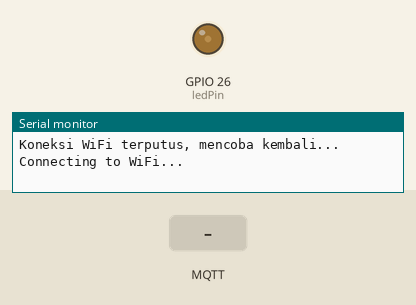
Recording of a sketch running on a simulated ESP32. Shown: output pins drawn as LEDs (lit = HIGH), the last lines printed to the serial monitor. The inputs (shaded band) are chosen by the test bench. WiFi joins after 1.5 s; servers stay silent unless stated; random numbers use the default seed unless the sketch sets one; no MQTT or app messages arrive unless stated.

Above: at 2.2 s.
2.3 s: MQTT message "1" arrives on the first subscribed topic
At 4.3 s:
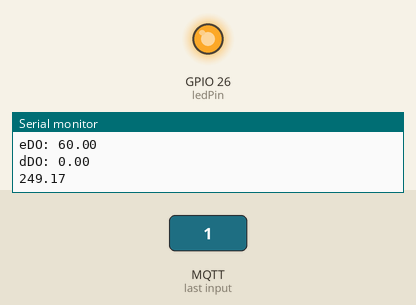
Timing chart, 0 to 5.8 s (numbered marks = the images above; inputs shaded):
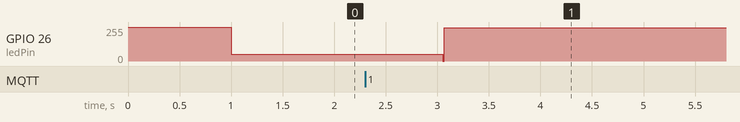

The sketch:

control_main_10times_normalization.ino
```cpp
//Fuzzy lib
#include <Fuzzy.h>

// MQTT lib and var
#include <WiFi.h>
#include <PubSubClient.h>

const char* ssid = "Matahari";
const char* password = "Wima2023";
const char* mqttServer = "192.168.100.9";
const int mqttPort = 1883;
char* mqttUser;
const char* mqttUsername = "bara";
const char* mqttPassword = "Sandibaru2002!";
const char* pubTopic;
const char* subTopic;

WiFiClient espClient;
PubSubClient mqttClient(espClient);
bool connectWifi = false;

//variabel data
String dataRaw;
bool listen = false, paketData = false;
int TDS, jam, menit, detik, unixDetik = 0;
float suhu, DO, pH, errorDO, merrorDO, derrorDO;
int setPoint;

//IO
/*
13 paling kanan
12
14
27
26
25 paling kiri
*/

int r1 = 34,
    r2 = 35,
    r3 = 32,
    r4 = 33,
    m1 = 25,
    m2 = 26,
    m3 = 27,
    m4 = 14,
    m5 = 12,
    m6 = 13;

// setting PWM properties
const int freq = 5000;
const int ledChannel = 0;
const int resolution = 8;
const int ledPin = 26;  // pin io

void setup() {
  Serial.begin(115200);
  fuzzy_begin();

  // configure LED PWM functionalitites
  ledcSetup(ledChannel, freq, resolution);

  // attach the channel to the GPIO to be controlled
  ledcAttachPin(ledPin, ledChannel);

  ledcWrite(ledChannel, 255);
  delay(1000);
  ledcWrite(ledChannel, 50);
  setPoint = 60;
}

void loop() {
  //Komunikasi
  if (WiFi.status() != WL_CONNECTED) {  // Reconnect
    Serial.println("Koneksi WiFi terputus, mencoba kembali...");
    wifiBegin();  // Jika koneksi terputus, panggil fungsi untuk menghubungkan kembali
    MQTTBegin();

    //jika reconnect data yang harus di proses bagaimana(?)
    paketData = false;
  }

  MQTTBegin();


  //Data process
  if(paketData == false){
    ledcWrite(ledChannel, 0);
  }
  merrorDO = errorDO;    //memorry delta error DO
  if (listen == true) {  //data dikirim 1Hz, coba mainin frekuensi pengirimannya coba
    parseData(dataRaw);
    //defuzzy(); //Defuzzyfication
    ledcWrite(ledChannel, defuzzy());
    paketData = true;
  }
  mqttClient.loop();
  //delay(1000);
}

void wifiBegin() {
  WiFi.setTxPower(WIFI_POWER_19_5dBm);
  WiFi.begin(ssid, password);
  while (WiFi.status() != WL_CONNECTED) {
    delay(1000);
    Serial.println("Connecting to WiFi...");
  }
  Serial.println("Connected to WiFi");
}

void MQTTBegin() {
  mqttClient.setServer(mqttServer, mqttPort);
  while (!mqttClient.connected()) {
    String mqtt_clientId = "mesh_gateway-";
    mqtt_clientId += String(random(0xffff), HEX);

    if (mqttClient.connect("ESP8266Client", "bara", mqttPassword)) {
      Serial.println("Connected to MQTT broker");

    } else {
      Serial.print("Failed to connect to MQTT broker, rc=");
      Serial.print(mqttClient.state());
      Serial.println(" Retrying in 5 seconds...");

      delay(5000);
    }
    mqttClient.subscribe("kontrol",1);
  }
  mqttClient.setCallback(callback);
}

void callback(char* topic, byte* message, unsigned int length) {
  Serial.print("Message arrived on topic: ");
  Serial.print(topic);
  Serial.print(". Message: ");
  String messageRcv;

  for (int i = 0; i < length; i++) {
    Serial.print((char)message[i]);
    messageRcv += (char)message[i];
  }
  Serial.println();
  dataRaw = messageRcv;
  listen = true;
}

void parseData(String data) {
  // Gunakan strtok untuk membagi string berdasarkan koma
  char* token = strtok((char*)data.c_str(), ",");

  // Mengambil nilai-nilai yang sesuai dan mengonversinya ke tipe data yang sesuai
  if (token != NULL) {
    suhu = atof(token);
    token = strtok(NULL, ",");
  }
  if (token != NULL) {
    DO = atof(token);
    token = strtok(NULL, ",");
  }
  if (token != NULL) {
    pH = atof(token);
    token = strtok(NULL, ",");
  }
  if (token != NULL) {
    TDS = atoi(token);
    token = strtok(NULL, ",");
  }
  if (token != NULL) {
    jam = atoi(token);
    token = strtok(NULL, ",");
  }
  if (token != NULL) {
    menit = atoi(token);
    token = strtok(NULL, ",");
  }
  if (token != NULL) {
    detik = atoi(token);
  }
  DO = DO * 10; // normalisasi 10
  errorDO = setPoint - DO;
  if (paketData == 0) {
    derrorDO = 0;
  }else{
    derrorDO = merrorDO - errorDO;
  }
  unixDetik = (jam * 60 * 60) + (menit * 60) + (detik);

  // Cetak nilai-nilai yang sudah diparsing
  Serial.print("Value 1: ");
  Serial.println(suhu, 2);  // Menampilkan 2 desimal
  Serial.print("Value 2: ");
  Serial.println(DO, 2);
  Serial.print("Value 3: ");
  Serial.println(pH, 2);
  Serial.print("Value 4: ");
  Serial.println(TDS);
  Serial.print("Value 5: ");
  Serial.println(jam);
  Serial.print("Value 6: ");
  Serial.println(menit);
  Serial.print("Value 7: ");
  Serial.println(detik);
  Serial.print("eDO: ");
  Serial.println(errorDO);
  Serial.print("dDO: ");
  Serial.println(derrorDO);

  listen = false;
}
```

fuzzy.ino
```cpp
Fuzzy *fuzzy = new Fuzzy();
/*
// Fuzzy input eDO (error DO)
FuzzySet *eNB = new FuzzySet(-6, -6, -1.5, -1);
FuzzySet *eNK = new FuzzySet(-1.6, -1.1, -1.1, -0.65);
FuzzySet *eN = new FuzzySet(-1.3, -0.8, -0.8, 0.0);
FuzzySet *ePK = new FuzzySet(-1.3, -0.5, -0.5, 0.2);
FuzzySet *ePB = new FuzzySet(-0.1, -0.08, 6, 6);

// Fuzzy input dDO (delta error DO)
FuzzySet *dNB = new FuzzySet(-1, -1, -0.1, -0.1);
FuzzySet *dNK = new FuzzySet(-0.2, -0.1, -0.1, 0.6);
FuzzySet *dN = new FuzzySet(-0.2, -0.1, -0.1, -0);
FuzzySet *dPK = new FuzzySet(0, 0, 0, 0);
FuzzySet *dPB = new FuzzySet(0.1, 0.1, 1, 1);

*/
// Fuzzy output classoal
FuzzySet *mati = new FuzzySet(0, 0, 190, 200);
FuzzySet *lambat = new FuzzySet(180, 210, 210, 230);
FuzzySet *cepat = new FuzzySet(230, 250, 260, 260);

//////////////////////////////////////////////////////////////////
//7
/*
// Fuzzy input eDO (error DO)
FuzzySet *eNB = new FuzzySet(-60, -60, -2, -1);
FuzzySet *eNK = new FuzzySet(-1, -0.3, -0.3, -0.1);
FuzzySet *eN = new FuzzySet(-0.1, 0, 0, 0.1);
FuzzySet *ePK = new FuzzySet(0, 0.1, 0.1, 1);
FuzzySet *ePB = new FuzzySet(0.2, 2, 60, 60);

// Fuzzy input dDO (delta error DO)
FuzzySet *dNB = new FuzzySet(-10, -10, -1, -0.5);
FuzzySet *dNK = new FuzzySet(-1, -0.3, -0.3, 0);
FuzzySet *dN = new FuzzySet(-0.1, 0, 0, 1);
FuzzySet *dPK = new FuzzySet(0, 0.3, 0.3, 1);
FuzzySet *dPB = new FuzzySet(0.5, 1, 10, 10);
*/
//////////////////////////////////////////////////////////////////

//////////////////////////////////////////////////////////////////
//8

// Fuzzy input eDO (error DO)
FuzzySet *eNB = new FuzzySet(-60, -60, -1, 0);
FuzzySet *eNK = new FuzzySet(-2, -1, -1, 0);
FuzzySet *eN = new FuzzySet(-0.1, 0, 0, 0.1);
FuzzySet *ePK = new FuzzySet(0, 1, 1, 2);
FuzzySet *ePB = new FuzzySet(0, 1, 60, 60);

// Fuzzy input dDO (delta error DO)
FuzzySet *dNB = new FuzzySet(-10, -10, -1, -0.5);
FuzzySet *dNK = new FuzzySet(-1, -0.5, -0.5, 0);
FuzzySet *dN = new FuzzySet(-0.2, 0, 0, 0.2);
FuzzySet *dPK = new FuzzySet(0, 0.5, 0.5, 1);
FuzzySet *dPB = new FuzzySet(0.5, 1, 10, 10);

//////////////////////////////////////////////////////////////////

void fuzzy_begin() {
  // input eDO
  FuzzyInput *eDO_f = new FuzzyInput(1);

  eDO_f->addFuzzySet(eNB);
  eDO_f->addFuzzySet(eNK);
  eDO_f->addFuzzySet(eN);
  eDO_f->addFuzzySet(ePK);
  eDO_f->addFuzzySet(ePB);
  fuzzy->addFuzzyInput(eDO_f);

  // input dDO
  FuzzyInput *dDO_f = new FuzzyInput(2);

  dDO_f->addFuzzySet(dNB);
  dDO_f->addFuzzySet(dNK);
  dDO_f->addFuzzySet(dN);
  dDO_f->addFuzzySet(dPK);
  dDO_f->addFuzzySet(dPB);
  fuzzy->addFuzzyInput(dDO_f);

  //setPoint = setPoint + 1;

  // ouput class
  FuzzyOutput *kecepatan = new FuzzyOutput(1);

  kecepatan->addFuzzySet(mati);
  kecepatan->addFuzzySet(lambat);
  kecepatan->addFuzzySet(cepat);
  fuzzy->addFuzzyOutput(kecepatan);

  FuzzyRuleConsequent *kecepatan_mati = new FuzzyRuleConsequent();
  kecepatan_mati->addOutput(mati);

  FuzzyRuleConsequent *kecepatan_lambat = new FuzzyRuleConsequent();
  kecepatan_lambat->addOutput(lambat);

  FuzzyRuleConsequent *kecepatan_cepat = new FuzzyRuleConsequent();
  kecepatan_cepat->addOutput(cepat);

  // Fuzzy Rule 1
  FuzzyRuleAntecedent *eNB_dNB = new FuzzyRuleAntecedent();
  eNB_dNB->joinWithAND(eNB, dNB);

  FuzzyRule *fuzzyRule1 = new FuzzyRule(1, eNB_dNB, kecepatan_mati);
  fuzzy->addFuzzyRule(fuzzyRule1);

  // Fuzzy Rule 2
  FuzzyRuleAntecedent *eNB_dNK = new FuzzyRuleAntecedent();
  eNB_dNK->joinWithAND(eNB, dNK);

  FuzzyRule *fuzzyRule2 = new FuzzyRule(2, eNB_dNK, kecepatan_mati);
  fuzzy->addFuzzyRule(fuzzyRule2);

  // Fuzzy Rule 3
  FuzzyRuleAntecedent *eNB_dN = new FuzzyRuleAntecedent();
  eNB_dN->joinWithAND(eNB, dN);

  FuzzyRule *fuzzyRule3 = new FuzzyRule(3, eNB_dN, kecepatan_mati);
  fuzzy->addFuzzyRule(fuzzyRule3);

  // Fuzzy Rule 4
  FuzzyRuleAntecedent *eNB_dPK = new FuzzyRuleAntecedent();
  eNB_dPK->joinWithAND(eNB, dPK);

  FuzzyRule *fuzzyRule4 = new FuzzyRule(4, eNB_dPK, kecepatan_mati);
  fuzzy->addFuzzyRule(fuzzyRule4);

  // Fuzzy Rule 5
  FuzzyRuleAntecedent *eNB_dPB = new FuzzyRuleAntecedent();
  eNB_dPB->joinWithAND(eNB, dPB);

  FuzzyRule *fuzzyRule5 = new FuzzyRule(5, eNB_dPB, kecepatan_mati);
  fuzzy->addFuzzyRule(fuzzyRule5);

  // Fuzzy Rule 6
  FuzzyRuleAntecedent *eNK_dNB = new FuzzyRuleAntecedent();
  eNK_dNB->joinWithAND(eNK, dNB);

  FuzzyRule *fuzzyRule6 = new FuzzyRule(6, eNK_dNB, kecepatan_mati);
  fuzzy->addFuzzyRule(fuzzyRule6);

  // Fuzzy Rule 7
  FuzzyRuleAntecedent *eNK_dNK = new FuzzyRuleAntecedent();
  eNK_dNK->joinWithAND(eNK, dNK);

  FuzzyRule *fuzzyRule7 = new FuzzyRule(7, eNK_dNK, kecepatan_mati);
  fuzzy->addFuzzyRule(fuzzyRule7);

  // Fuzzy Rule 8
  FuzzyRuleAntecedent *eNK_dN = new FuzzyRuleAntecedent();
  eNK_dN->joinWithAND(eNK, dN);

  FuzzyRule *fuzzyRule8 = new FuzzyRule(8, eNK_dN, kecepatan_mati);
  fuzzy->addFuzzyRule(fuzzyRule8);

  // Fuzzy Rule 9
  FuzzyRuleAntecedent *eNK_dPK = new FuzzyRuleAntecedent();
  eNK_dPK->joinWithAND(eNK, dPK);

  FuzzyRule *fuzzyRule9 = new FuzzyRule(9, eNK_dPK, kecepatan_mati);
  fuzzy->addFuzzyRule(fuzzyRule9);

  // Fuzzy Rule 10
  FuzzyRuleAntecedent *eNK_dPB = new FuzzyRuleAntecedent();
  eNK_dPB->joinWithAND(eNK, dPB);

  FuzzyRule *fuzzyRule10 = new FuzzyRule(10, eNK_dPB, kecepatan_mati);
  fuzzy->addFuzzyRule(fuzzyRule10);

  // Fuzzy Rule 11
  FuzzyRuleAntecedent *eN_dNB = new FuzzyRuleAntecedent();
  eN_dNB->joinWithAND(eN, dNB);

  FuzzyRule *fuzzyRule11 = new FuzzyRule(11, eN_dNB, kecepatan_lambat);
  fuzzy->addFuzzyRule(fuzzyRule11);

  // Fuzzy Rule 12
  FuzzyRuleAntecedent *eN_dNK = new FuzzyRuleAntecedent();
  eN_dNK->joinWithAND(eN, dNK);

  FuzzyRule *fuzzyRule12 = new FuzzyRule(12, eN_dNK, kecepatan_lambat);
  fuzzy->addFuzzyRule(fuzzyRule12);

  // Fuzzy Rule 13
  FuzzyRuleAntecedent *eN_dN = new FuzzyRuleAntecedent();
  eN_dN->joinWithAND(eN, dN);

  FuzzyRule *fuzzyRule13 = new FuzzyRule(13, eN_dN, kecepatan_mati);
  fuzzy->addFuzzyRule(fuzzyRule13);

  // Fuzzy Rule 14
  FuzzyRuleAntecedent *eN_dPK = new FuzzyRuleAntecedent();
  eN_dPK->joinWithAND(eN, dPK);

  FuzzyRule *fuzzyRule14 = new FuzzyRule(14, eN_dPK, kecepatan_mati);
  fuzzy->addFuzzyRule(fuzzyRule14);

  // Fuzzy Rule 15
  FuzzyRuleAntecedent *eN_dPB = new FuzzyRuleAntecedent();
  eN_dPB->joinWithAND(eN, dPB);

  FuzzyRule *fuzzyRule15 = new FuzzyRule(15, eN_dPB, kecepatan_mati);
  fuzzy->addFuzzyRule(fuzzyRule15);

  // Fuzzy Rule 16
  FuzzyRuleAntecedent *ePK_dNB = new FuzzyRuleAntecedent();
  ePK_dNB->joinWithAND(ePK, dNB);

  FuzzyRule *fuzzyRule16 = new FuzzyRule(16, ePK_dNB, kecepatan_cepat);
  fuzzy->addFuzzyRule(fuzzyRule16);

  // Fuzzy Rule 17
  FuzzyRuleAntecedent *ePK_dNK = new FuzzyRuleAntecedent();
  ePK_dNK->joinWithAND(ePK, dNK);

  FuzzyRule *fuzzyRule17 = new FuzzyRule(17, ePK_dNK, kecepatan_cepat);
  fuzzy->addFuzzyRule(fuzzyRule17);

  // Fuzzy Rule 18
  FuzzyRuleAntecedent *ePK_dN = new FuzzyRuleAntecedent();
  ePK_dN->joinWithAND(ePK, dN);

  FuzzyRule *fuzzyRule18 = new FuzzyRule(18, ePK_dN, kecepatan_lambat);
  fuzzy->addFuzzyRule(fuzzyRule18);

  // Fuzzy Rule 19
  FuzzyRuleAntecedent *ePK_dPK = new FuzzyRuleAntecedent();
  ePK_dPK->joinWithAND(ePK, dPK);

  FuzzyRule *fuzzyRule19 = new FuzzyRule(19, ePK_dPK, kecepatan_lambat);
  fuzzy->addFuzzyRule(fuzzyRule19);

  // Fuzzy Rule 20
  FuzzyRuleAntecedent *ePK_dPB = new FuzzyRuleAntecedent();
  ePK_dPB->joinWithAND(ePK, dPB);

  FuzzyRule *fuzzyRule20 = new FuzzyRule(20, ePK_dPB, kecepatan_lambat);
  fuzzy->addFuzzyRule(fuzzyRule20);

  // Fuzzy Rule 21
  FuzzyRuleAntecedent *ePB_dNB = new FuzzyRuleAntecedent();
  ePB_dNB->joinWithAND(ePB, dNB);

  FuzzyRule *fuzzyRule21 = new FuzzyRule(21, ePB_dNB, kecepatan_cepat);
  fuzzy->addFuzzyRule(fuzzyRule21);

  // Fuzzy Rule 22
  FuzzyRuleAntecedent *ePB_dNK = new FuzzyRuleAntecedent();
  ePB_dNK->joinWithAND(ePB, dNK);

  FuzzyRule *fuzzyRule22 = new FuzzyRule(22, ePB_dNK, kecepatan_cepat);
  fuzzy->addFuzzyRule(fuzzyRule22);

  // Fuzzy Rule 23
  FuzzyRuleAntecedent *ePB_dN = new FuzzyRuleAntecedent();
  ePB_dN->joinWithAND(ePB, dN);

  FuzzyRule *fuzzyRule23 = new FuzzyRule(23, ePB_dN, kecepatan_cepat);
  fuzzy->addFuzzyRule(fuzzyRule23);

  // Fuzzy Rule 24
  FuzzyRuleAntecedent *ePB_dPK = new FuzzyRuleAntecedent();
  ePB_dPK->joinWithAND(ePB, dPK);

  FuzzyRule *fuzzyRule24 = new FuzzyRule(24, ePB_dPK, kecepatan_cepat);
  fuzzy->addFuzzyRule(fuzzyRule24);

  // Fuzzy Rule 25
  FuzzyRuleAntecedent *ePB_dPB = new FuzzyRuleAntecedent();
  ePB_dPB->joinWithAND(ePB, dPB);

  FuzzyRule *fuzzyRule25 = new FuzzyRule(25, ePB_dPB, kecepatan_cepat);
  fuzzy->addFuzzyRule(fuzzyRule25);
}

float defuzzy(){
  fuzzy->setInput(1, errorDO);
  fuzzy->setInput(2, derrorDO);

  fuzzy->fuzzify();
  float state = (fuzzy->defuzzify(1));
  Serial.println(state);
  return state;
}
```
